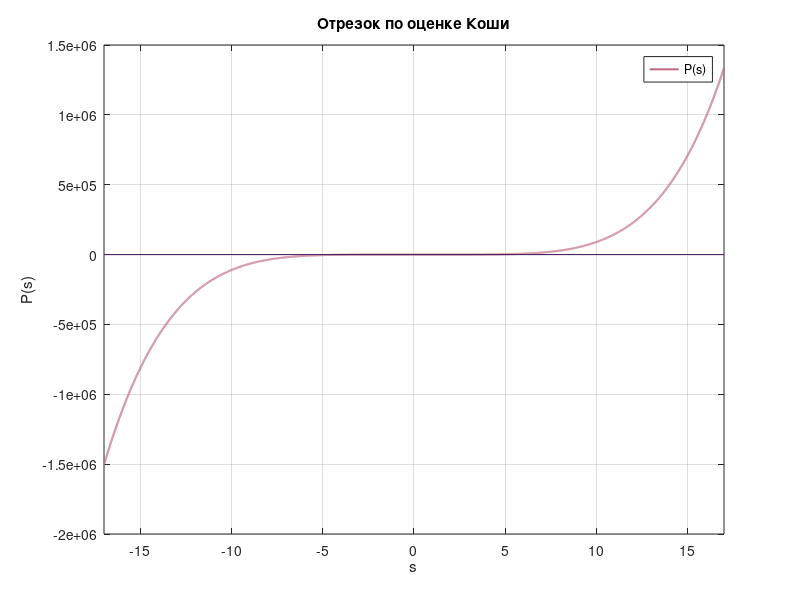
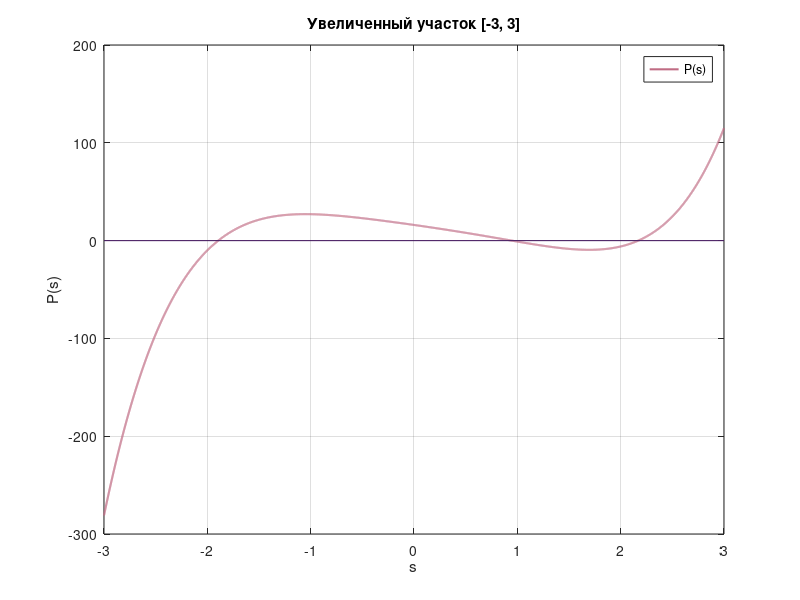
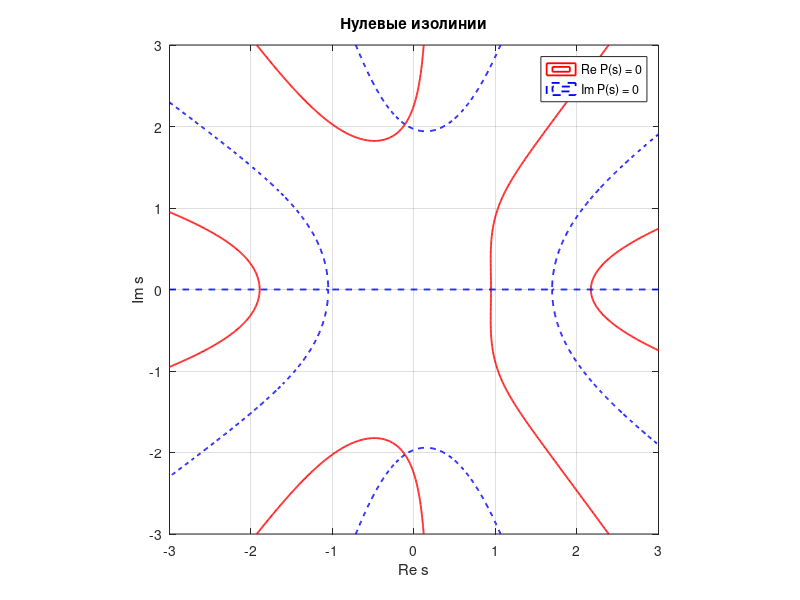
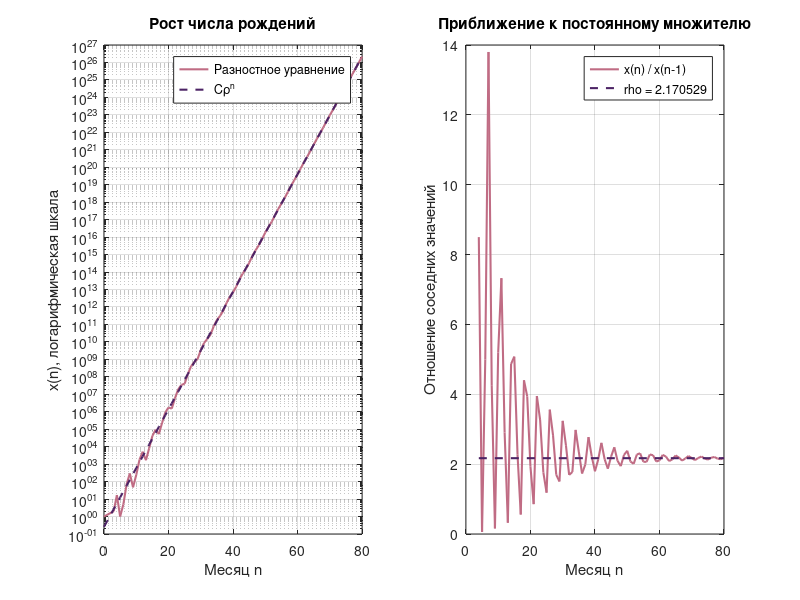

Here is the MATLAB script that generated these plots, in order:
%% Постоянные
m = 2;
k = 17;

%% Палитра
dark_purple = [0.2980, 0.1373, 0.3961]; % вещественная часть / основной график
red         = [0.7529, 0.4235, 0.5176]; % мнимая часть / вспомогательные линии

%% Первые значения разностного уравнения
months = 80;

% –––––

% x(n + 1) хранит число пар, родившихся в месяце n
x = zeros(1, months + 1);
x(1:5) = [1, 0, 0, m, k];

% Вычисление последовательности по рекуррентной формуле
for n = 5:months
    x(n + 1) = x(n) + m * x(n - 2) + (k - m) * x(n - 3) + (1 - k) * x(n - 4);
end

% Вывод первых одиннадцати значений
fprintf('Месяц n    Число родившихся пар x(n)\n');
for n = 0:10
    fprintf('%7d %28.0f\n', n, x(n + 1));
end

% –––––

%% Характеристический многочлен и оценка Коши
P = @(s) s.^5 - s.^4 - m * s.^2 + (m - k) * s + k - 1;
dP = @(s) 5 * s.^4 - 4 * s.^3 - 2 * m * s + m - k;

% Коэффициенты записаны от старшей степени к свободному члену
coef = [1, -1, 0, -m, m - k, k - 1];
R = 1 + max(abs(coef(2:end) / coef(1)));

fprintf('\nОценка Коши: все корни лежат в круге |s| <= %g\n', R);

%% Графики характеристического многочлена
% График на отрезке, заданном оценкой Коши
figure(1);
s = linspace(-R, R, 6001);
plot(s, P(s), 'Color', red, 'LineWidth', 1.5);
hold on;
plot([-R, R], [0, 0], 'Color', dark_purple, 'LineWidth', 0.8);
grid on;
xlabel('s');
ylabel('P(s)');
title('Отрезок по оценке Коши');
legend('P(s)');
xlim([-R, R]);
hold off;

% Увеличенный участок, содержащий вещественные корни
figure(2);
s = linspace(-3, 3, 6001);
plot(s, P(s), 'Color', red, 'LineWidth', 1.5);
hold on;
plot([-3, 3], [0, 0], 'Color', dark_purple, 'LineWidth', 0.8);
grid on;
xlabel('s');
ylabel('P(s)');
title('Увеличенный участок [-3, 3]');
legend('P(s)');
xlim([-3, 3]);
hold off;

% Нулевые изолинии действительной и мнимой частей P(s)
real_part = linspace(-3, 3, 601);
imaginary_part = linspace(-3, 3, 601);
[X, Y] = meshgrid(real_part, imaginary_part);
Z = X + 1i * Y;

figure(3);
contour(X, Y, real(P(Z)), [0, 0], 'r-', 'LineWidth', 1.3);
hold on;
contour(X, Y, imag(P(Z)), [0, 0], 'b--', 'LineWidth', 1.3);
axis equal;
grid on;
xlabel('Re s');
ylabel('Im s');
title('Нулевые изолинии');
legend('Re P(s) = 0', 'Im P(s) = 0');
hold off;

% –––––

%% Метод Ньютона для пяти начальных приближений
starts = [-2, 0.8, 2, 2i, -2i];
tol_f = 1e-11;
tol_s = 1e-12;
max_iter = 100;

roots_newton = zeros(size(starts));
histories = cell(size(starts));

% Для каждой начальной точки сохраняется вся последовательность итераций.
fprintf('\nНачальная точка        Корень                              |s|          |P(s)|    Итерации\n');

for q = 1:numel(starts)
    s = starts(q);
    history = s;
    converged = false;

    for iteration = 1:max_iter
        derivative = dP(s);

        if abs(derivative) < 1e-14
            error('Производная слишком близка к нулю.');
        end

        s_new = s - P(s) / derivative;
        history(end + 1) = s_new;

        if abs(P(s_new)) < tol_f && abs(s_new - s) < tol_s
            converged = true;
            break;
        end

        s = s_new;
    end

    if ~converged
        error('Метод Ньютона не сошёлся за заданное число итераций.');
    end

    roots_newton(q) = s_new;
    histories{q} = history;

    fprintf('%9.4f%+9.4fi   % .10f%+.10fi    %.10f   %.2e     %2d\n', ...
        real(starts(q)), imag(starts(q)), real(s_new), imag(s_new), ...
        abs(s_new), abs(P(s_new)), numel(history) - 1);
end

% –––––

%% Проверка найденных корней
% Проверяем различность корней, невязку и ненулевую производную.
for q = 1:numel(roots_newton)
    for p = 1:q-1
        assert(abs(roots_newton(q) - roots_newton(p)) > 1e-6);
    end
end
assert(max(abs(P(roots_newton))) < 1e-11);
assert(min(abs(dP(roots_newton))) > 1e-6);

% –––––

% Восстанавливаем коэффициенты многочлена по найденным корням.
coefficients = [1, -1, 0, -m, m - k, k - 1];
coefficient_error = max(abs(poly(roots_newton) - coefficients));
fprintf('Ошибка восстановления коэффициентов: %.2e\n', coefficient_error);
assert(coefficient_error < 1e-10);

fprintf('\nИтерации для положительного растущего корня:\n');
for j = 1:numel(histories{3})
    s = histories{3}(j);
    fprintf('%2d: s = %.12f; |P(s)| = %.3e\n', j - 1, real(s), abs(P(s)));
end

% –––––

%% Общее решение и главный корень
% Матрица системы для коэффициентов A_1, ..., A_5.
V = zeros(5, 5);
for j = 1:5
    V(:, j) = roots_newton(j) .^ (0:4).';
end

initial = [1; 0; 0; m; k];
A = V \ initial;
[~, dominant_index] = max(abs(roots_newton));
rho = real(roots_newton(dominant_index));
C = real(A(dominant_index));

% Характеристики главного корня.
fprintf('\nНаибольший модуль: rho = %.12f\n', rho);
fprintf('Коэффициент: C = %.12f\n', C);
fprintf('Асимптотический прирост за месяц: %.4f%%\n', (rho - 1) * 100);
assert(C > 0);

% Сравнение рекуррентного решения с формулой через найденные корни.
n = 0:months;
V_all = zeros(months + 1, 5);
for j = 1:5
    V_all(:, j) = roots_newton(j) .^ n.';
end
from_roots = V_all * A;

relative_error = max(abs(from_roots.' - x) ./ max(1, x));
assert(relative_error < 1e-10);

% –––––

%% Графики роста решения
figure(4);

% Число рождений и его главная асимптотика.
subplot(1, 2, 1);
positive = x > 0;
semilogy(n(positive), x(positive), 'Color', red, 'LineWidth', 1.5);
hold on;
semilogy(n, C * rho.^n, '--', 'Color', dark_purple, 'LineWidth', 1.5);
grid on;
xlabel('Месяц n');
ylabel('x(n), логарифмическая шкала');
title('Рост числа рождений');
legend('Разностное уравнение', 'C\rho^n');
hold off;

% Отношение соседних значений последовательности.
subplot(1, 2, 2);
plot(n(5:end), x(5:end) ./ x(4:end-1), 'Color', red, 'LineWidth', 1.5);
hold on;
plot([n(5), n(end)], [rho, rho], '--', 'Color', dark_purple, 'LineWidth', 1.5);
grid on;
xlabel('Месяц n');
ylabel('Отношение соседних значений');
title('Приближение к постоянному множителю');
legend('x(n) / x(n-1)', sprintf('rho = %.6f', rho));
hold off;

% Численная проверка для нескольких месяцев.
for month = [20, 40, 60, 80]
    fprintf('n=%2d: x(n)/rho^n = %.9f; x(n)/x(n-1) = %.9f\n', ...
        month, x(month + 1) / rho^month, x(month + 1) / x(month));
end

%% Запуск файла с Octave (раскомментировать)
%if exist('OCTAVE_VERSION', 'builtin')
%    disp('Графики построены.');
%    pause;
%end
